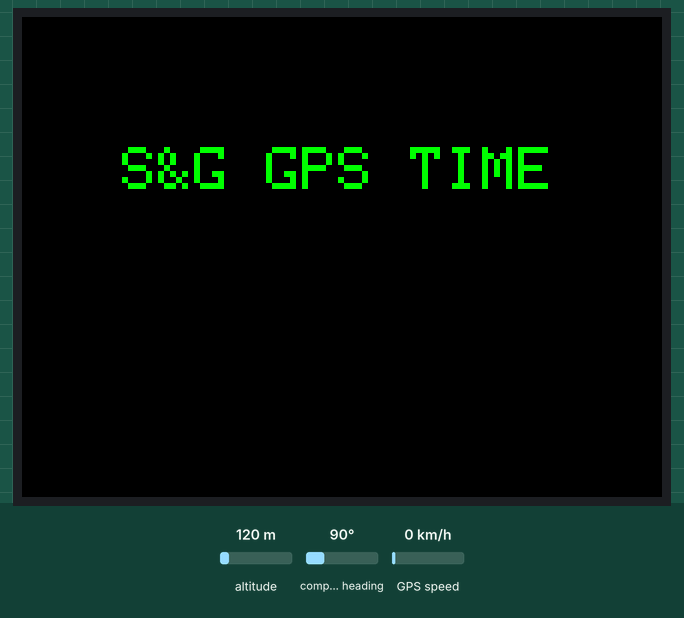
A sketch run on a simulated Arduino Uno, built with avr-gcc and run on an emulated ATmega328P. On the bench: 320×240 colour display. The inputs (shaded band) are chosen by the test bench; at power-on: altitude 120 m, compass heading 90°, GPS speed 0 km/h. The GPS gets a fix after 3 s at 37.7749, -122.4194 with 8 satellites; what the sketch prints to the serial monitor is not drawn.

Above: at 0.2 s.
At 10.2 s:
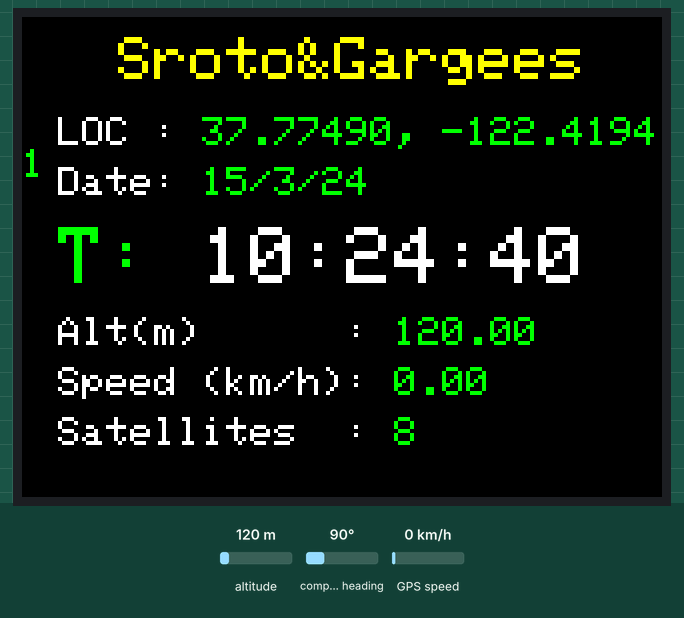
At 20.2 s:
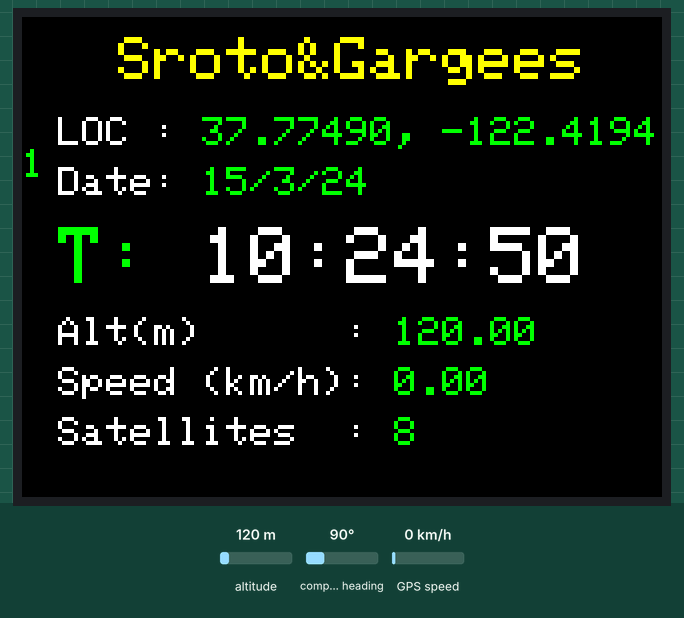
At 30.2 s:
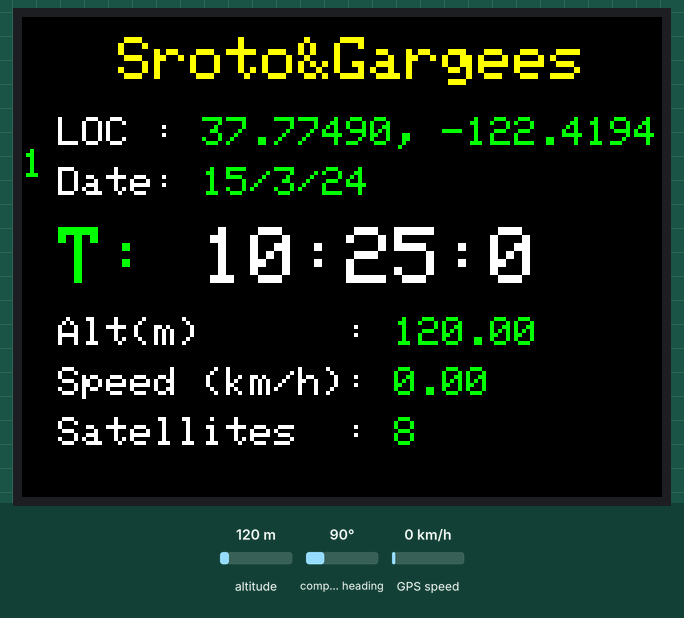

The sketch:

NEO-6M-GPS-TIME.ino
```cpp
#include <Adafruit_GFX.h>
#include <MCUFRIEND_kbv.h>
#include <NeoSWSerial.h>
#include <NMEAGPS.h>

MCUFRIEND_kbv tft;

#define BLACK   0x0000
#define BLUE    0x001F
#define RED     0xF800
#define GREEN   0x07E0
#define CYAN    0x07FF
#define MAGENTA 0xF81F
#define YELLOW  0xFFE0
#define WHITE   0xFFFF


NMEAGPS gps;
gps_fix fix;
uint8_t fixCount;
NeoSWSerial serialgps(0,3);


void setup()
{
 tft.reset();
    uint16_t identifier = tft.readID();
    Serial.print("ID = 0x");
    Serial.println(identifier, HEX);
    if (identifier == 0xEFEF) identifier = 0x9486;
    tft.begin(identifier);
 Serial.begin(19200);
 serialgps.begin(9600);
 tft.setTextColor(GREEN);
 tft.setRotation(3); //Portrait(0=4),Landscape(1=5).Portrait Reversed 2=6
 tft.setCursor(50, 65);
 tft.setTextSize(3);
 tft.print("S&G GPS TIME");
 Serial.println( F("Sroto&Gargees") );

}

void loop()
{

 // Check for GPS characters and parse them
 if (gps.available( serialgps ))
 {
  // Once per second, a complete GPS fix structure is ready.  Get it.
  fix = gps.read();

  // Count elapsed seconds
  fixCount++;

  if (fixCount >= 10)
  {
    fixCount = 0; // reset counter

    // adjust from UTC to local time
    if (fix.valid.time)
      adjustTime( fix.dateTime );

    printGPSdata();
  }
 }
}


void printGPSdata()
{
  tft.fillScreen(BLACK);
  tft.setCursor(48, 10);
  tft.setTextColor(YELLOW);
  tft.setTextSize(3);
  tft.print("Sroto&Gargees");
  tft.println();
  Serial.print( F("Latitude / Longitude : ") );
  tft.println();
  tft.setTextSize(2);
  tft.setTextColor(WHITE);
  tft.setCursor(18, 50);
  tft.print(F("LOC : "));
  if (fix.valid.location) {
    Serial.print( fix.latitude(), 5 );
    tft.setTextColor(GREEN);
    tft.print( fix.latitude(), 5 );
    Serial.print( F(", ") );
    tft.print( ", " );
    Serial.print( fix.longitude(), 5 );
    tft.print( fix.longitude(), 5 );
    tft.println();
  }
  Serial.println();
  tft.println();

  Serial.print( F("Date: ") );
  tft.setTextColor(WHITE);
  tft.setCursor(18, 75);
  tft.print( F("Date: ") );
  if (fix.valid.date) {
    Serial.print( fix.dateTime.date  ); Serial.print('/');
    Serial.print( fix.dateTime.month ); Serial.print('/');
    Serial.print( fix.dateTime.year  );
    tft.setTextColor(GREEN);
    tft.print( fix.dateTime.date  ); tft.print('/');
    tft.print( fix.dateTime.month ); tft.print('/');
    tft.print( fix.dateTime.year  );
    tft.println();

  }

  Serial.print("  Time: " );
  tft.setCursor(18, 105);
  tft.setTextColor(GREEN);
  tft.setTextSize(4);
  tft.print( "T: " );
  if (fix.valid.time) {
    Serial.print( fix.dateTime.hours ); Serial.print(':');
    tft.setTextColor(WHITE);
    tft.setTextSize(4);
    tft.print( fix.dateTime.hours ); tft.print(':');
    if (fix.dateTime.minutes < 10)
      Serial.print( '0' );

    Serial.print(fix.dateTime.minutes); Serial.print(':');
    tft.print(fix.dateTime.minutes); tft.print(':');
    if (fix.dateTime.seconds < 10)
      Serial.print( '0' );

    Serial.print( fix.dateTime.seconds );
    tft.print( fix.dateTime.seconds );
    Serial.print('.');
    //tft.print('.');
    if (fix.dateTime_cs < 10)
      Serial.print( '0' );

    Serial.print( fix.dateTime_cs );
    //tft.print( fix.dateTime_cs );

  }
  Serial.println();


  tft.setTextSize(2);
  Serial.print( F("Altitude (meters): ") );
  tft.setCursor(18, 150);
  tft.setTextColor(WHITE);
  tft.print( "Alt(m)      : " );
  if (fix.valid.altitude)
    Serial.print( fix.altitude() );
    tft.setTextColor(GREEN);
    tft.print( fix.altitude() );
  Serial.println();
  tft.println();

  Serial.print( F("Speed (kmph): ") );
  tft.setTextColor(WHITE);
  tft.setCursor(18, 175);
  tft.print( "Speed (km/h): " );
  if (fix.valid.speed)
    Serial.print( fix.speed_kph() );
    tft.setTextColor(GREEN);
    tft.print( fix.speed_kph() );
  Serial.println();
  tft.println();
  tft.println();
  tft.setCursor(18, 200);
  Serial.print( F("Satellites : ") );
  tft.setTextColor(WHITE);
  tft.print( "Satellites  : " );
  if (fix.valid.satellites)
    Serial.println( fix.satellites );
    tft.setTextColor(GREEN);
    tft.println( fix.satellites );
  Serial.println();
  Serial.println();

}


//--------------------------

void adjustTime( NeoGPS::time_t & dt )
{
  NeoGPS::clock_t seconds = dt; // convert date/time structure to seconds

  // Offset to the local time
  const int32_t          zone_hours  = +8L;
  const NeoGPS::clock_t  zone_offset = zone_hours * NeoGPS::SECONDS_PER_HOUR;
  seconds += zone_offset;

  dt = seconds; // convert seconds back to a date/time structure

} // adjustTime
```

Measured:
- what the display in image 1 shows lasts 9.9 s, from 10.1 s to 20.0 s
